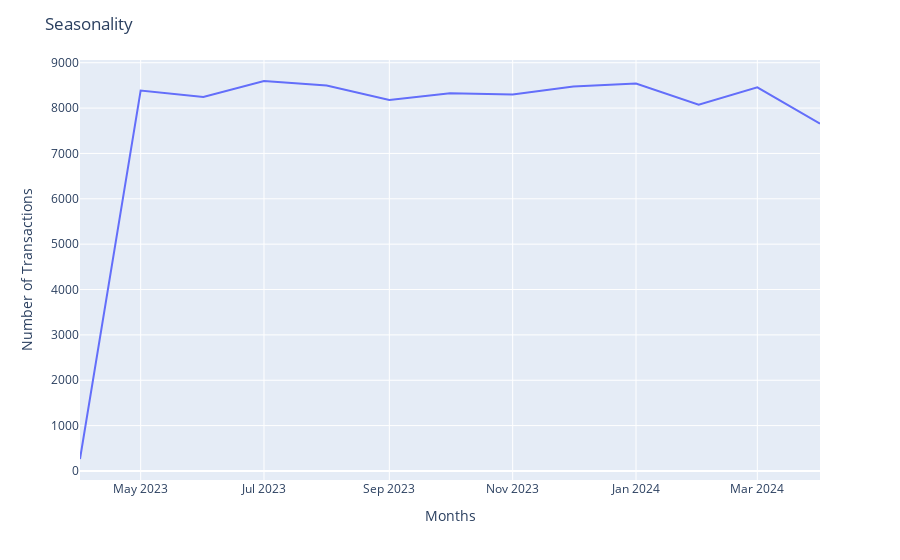

Notebook code cell kept with this figure:
### Code cell
fig, axis = plt.subplots(1, 3, figsize=(20, 6))

# ---------------------------High Value Categories--------------------------

sns.barplot(
    data=high_value,
    x="Product_Category",
    y="Total_Amount(USD)",
    hue="Product_Category",
    palette="viridis", 
    ax=axis[0]
)
for index in range(len(high_value)):
    axis[0].bar_label(axis[0].containers[index])

axis[0].set_title("High Value Categories", fontweight='bold', fontsize=18)
axis[0].set_xlabel("Product Categories", fontweight='bold')
axis[0].set_ylabel("Total Amount (In Million)", fontweight='bold')
axis[0].yaxis.set_major_formatter(ticker.StrMethodFormatter("${x:,.0f}"))


# -----------------------------Sales Volume---------------------------------

sns.barplot(
    data=sales_volume,
    x="Product_ID",
    y="Quantity",
    ax=axis[1],
    hue="Product_ID",
    palette='Spectral'
)

for index in range(len(sales_volume)):
    try:
        axis[1].bar_label(axis[1].containers[index])
    except:
        pass

axis[1].set_title("Sales Volume", fontweight='bold', fontsize=18)
axis[1].set_xlabel("Product ID", fontweight='bold')
axis[1].set_ylabel("Quantity", fontweight='bold')

# ------------------------Promotion Effectiveness---------------------------

sns.barplot(
    data=promotion_effectiveness,
    x="Product_Category",
    y="Discount_Applied(%)",
    hue="Product_Category",
    palette="flare",
    ax=axis[2]
)

for index in range(len(promotion_effectiveness)):
    try:
        axis[2].bar_label(axis[2].containers[index])
    except:
        pass

axis[2].set_title("Promotion Effectiveness", fontweight='bold', fontsize=18)
axis[2].set_xlabel("Product Category", fontweight='bold')
axis[2].set_ylabel("Discount Applied", fontweight='bold')
axis[2].yaxis.set_major_formatter(ticker.StrMethodFormatter("%{x:,.0f}"))


# -----------------------------Seasonality-----------------------------------

fig2 = px.line(
    data_frame=seasonality,
    x="Months",
    y="Number of Transactions"
)

fig2.update_layout(
    title_text="Seasonality",
)

fig2.show()

fig.tight_layout()
plt.show()

### Figure 1 — Plotly figure (JSON) as saved in the notebook; plotly's stock layout.template omitted (floating-point values rounded to 4 significant figures)
{"data": [{"hovertemplate": "Months=%{x}<br>Number of Transactions=%{y}<extra></extra>", "legendgroup": "", "line": {"color": "#636efa", "dash": "solid"}, "marker": {"symbol": "circle"}, "mode": "lines", "name": "", "orientation": "v", "showlegend": false, "type": "scatter", "x": ["2023-04", "2023-05", "2023-06", "2023-07", "2023-08", "2023-09", "2023-10", "2023-11", "2023-12", "2024-01", "2024-02", "2024-03", "2024-04"], "xaxis": "x", "y": [264, 8388, 8243, 8597, 8498, 8181, 8325, 8298, 8473, 8543, 8076, 8457, 7657], "yaxis": "y"}], "layout": {"legend": {"tracegroupgap": 0}, "margin": {"t": 60}, "title": {"text": "Seasonality"}, "xaxis": {"anchor": "y", "domain": [0, 1], "title": {"text": "Months"}}, "yaxis": {"anchor": "x", "domain": [0, 1], "title": {"text": "Number of Transactions"}}}}
